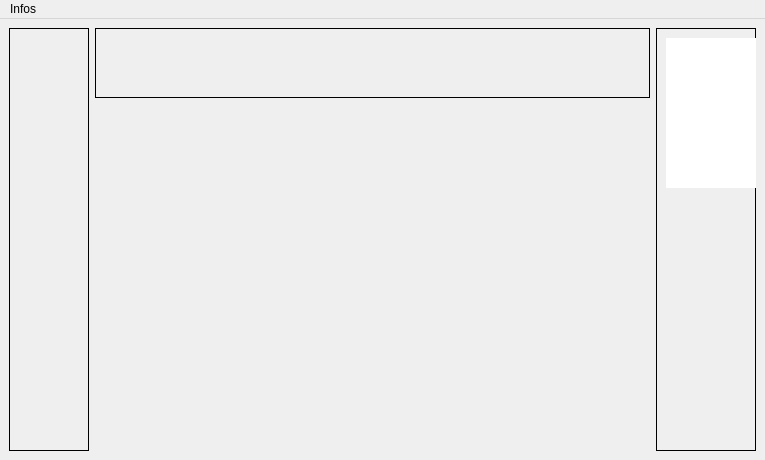
<?xml version="1.0" encoding="UTF-8"?>
<ui version="4.0">
 <class>Belote</class>
 <widget class="QMainWindow" name="Belote">
  <property name="geometry">
   <rect>
    <x>0</x>
    <y>0</y>
    <width>765</width>
    <height>460</height>
   </rect>
  </property>
  <property name="sizePolicy">
   <sizepolicy hsizetype="Fixed" vsizetype="Fixed">
    <horstretch>0</horstretch>
    <verstretch>0</verstretch>
   </sizepolicy>
  </property>
  <property name="windowTitle">
   <string>Belote</string>
  </property>
  <widget class="QWidget" name="centralwidget">
   <layout class="QHBoxLayout" name="horizontalLayout">
    <item>
     <widget class="QFrame" name="westFrame">
      <property name="maximumSize">
       <size>
        <width>100</width>
        <height>16777215</height>
       </size>
      </property>
      <property name="frameShape">
       <enum>QFrame::Box</enum>
      </property>
      <layout class="QVBoxLayout" name="west">
       <item>
        <spacer name="horizontalSpacer_2">
         <property name="orientation">
          <enum>Qt::Horizontal</enum>
         </property>
         <property name="sizeType">
          <enum>QSizePolicy::Fixed</enum>
         </property>
         <property name="sizeHint" stdset="0">
          <size>
           <width>60</width>
           <height>20</height>
          </size>
         </property>
        </spacer>
       </item>
      </layout>
     </widget>
    </item>
    <item>
     <layout class="QVBoxLayout" name="Main">
      <item>
       <widget class="QFrame" name="north_2">
        <property name="maximumSize">
         <size>
          <width>16777215</width>
          <height>70</height>
         </size>
        </property>
        <property name="frameShape">
         <enum>QFrame::Box</enum>
        </property>
        <layout class="QHBoxLayout" name="north">
         <item>
          <spacer name="verticalSpacer">
           <property name="orientation">
            <enum>Qt::Vertical</enum>
           </property>
           <property name="sizeType">
            <enum>QSizePolicy::Fixed</enum>
           </property>
           <property name="sizeHint" stdset="0">
            <size>
             <width>40</width>
             <height>70</height>
            </size>
           </property>
          </spacer>
         </item>
        </layout>
       </widget>
      </item>
      <item>
       <layout class="QHBoxLayout" name="board">
        <item>
         <spacer name="horizontalSpacer">
          <property name="orientation">
           <enum>Qt::Horizontal</enum>
          </property>
          <property name="sizeType">
           <enum>QSizePolicy::Expanding</enum>
          </property>
          <property name="sizeHint" stdset="0">
           <size>
            <width>500</width>
            <height>0</height>
           </size>
          </property>
         </spacer>
        </item>
        <item>
         <spacer name="verticalSpacer_4">
          <property name="orientation">
           <enum>Qt::Vertical</enum>
          </property>
          <property name="sizeHint" stdset="0">
           <size>
            <width>20</width>
            <height>40</height>
           </size>
          </property>
         </spacer>
        </item>
       </layout>
      </item>
      <item>
       <layout class="QHBoxLayout" name="buttons">
        <item>
         <spacer name="verticalSpacer_3">
          <property name="orientation">
           <enum>Qt::Vertical</enum>
          </property>
          <property name="sizeType">
           <enum>QSizePolicy::Maximum</enum>
          </property>
          <property name="sizeHint" stdset="0">
           <size>
            <width>20</width>
            <height>30</height>
           </size>
          </property>
         </spacer>
        </item>
       </layout>
      </item>
      <item>
       <layout class="QHBoxLayout" name="south">
        <item>
         <spacer name="verticalSpacer_2">
          <property name="orientation">
           <enum>Qt::Vertical</enum>
          </property>
          <property name="sizeType">
           <enum>QSizePolicy::Fixed</enum>
          </property>
          <property name="sizeHint" stdset="0">
           <size>
            <width>80</width>
            <height>70</height>
           </size>
          </property>
         </spacer>
        </item>
       </layout>
      </item>
     </layout>
    </item>
    <item>
     <widget class="QFrame" name="eastFrame">
      <property name="maximumSize">
       <size>
        <width>100</width>
        <height>16777215</height>
       </size>
      </property>
      <property name="frameShape">
       <enum>QFrame::Box</enum>
      </property>
      <layout class="QVBoxLayout" name="east">
       <item alignment="Qt::AlignLeft">
        <widget class="QTableWidget" name="scoreboard">
         <property name="minimumSize">
          <size>
           <width>100</width>
           <height>0</height>
          </size>
         </property>
         <property name="maximumSize">
          <size>
           <width>100</width>
           <height>150</height>
          </size>
         </property>
         <property name="autoFillBackground">
          <bool>false</bool>
         </property>
         <property name="frameShape">
          <enum>QFrame::NoFrame</enum>
         </property>
         <property name="frameShadow">
          <enum>QFrame::Sunken</enum>
         </property>
        </widget>
       </item>
       <item>
        <spacer name="horizontalSpacer_3">
         <property name="orientation">
          <enum>Qt::Horizontal</enum>
         </property>
         <property name="sizeType">
          <enum>QSizePolicy::Fixed</enum>
         </property>
         <property name="sizeHint" stdset="0">
          <size>
           <width>60</width>
           <height>20</height>
          </size>
         </property>
        </spacer>
       </item>
       <item>
        <spacer name="verticalSpacer_5">
         <property name="orientation">
          <enum>Qt::Vertical</enum>
         </property>
         <property name="sizeHint" stdset="0">
          <size>
           <width>20</width>
           <height>40</height>
          </size>
         </property>
        </spacer>
       </item>
      </layout>
     </widget>
    </item>
   </layout>
  </widget>
  <widget class="QMenuBar" name="menubar">
   <property name="geometry">
    <rect>
     <x>0</x>
     <y>0</y>
     <width>765</width>
     <height>20</height>
    </rect>
   </property>
   <widget class="QMenu" name="menuLast_Fold">
    <property name="title">
     <string>Infos</string>
    </property>
    <addaction name="actionLast_Fold"/>
    <addaction name="actionStats"/>
   </widget>
   <addaction name="menuLast_Fold"/>
  </widget>
  <action name="actionLast_Fold">
   <property name="text">
    <string>Last Fold</string>
   </property>
  </action>
  <action name="actionStats">
   <property name="text">
    <string>Stats</string>
   </property>
  </action>
 </widget>
 <resources/>
 <connections/>
</ui>
